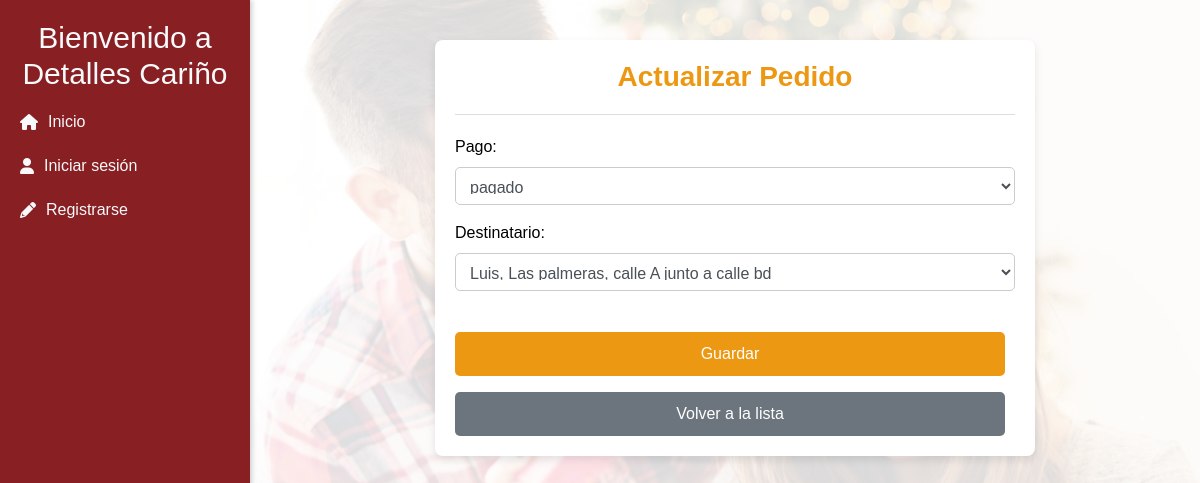
Page /pedidos/editar/5 on the committed database.
### pedidos/models.py (models this page shows, shortened)
class Pedido(models.Model):
    OPC_ESTADO_PEDIDO = [("carrito", "Carrito"),("enviado", "Enviado"),("entregado", "Entregado")]
    estado = models.CharField(max_length=15, choices=OPC_ESTADO_PEDIDO, default="carrito")
    fecha = models.DateTimeField(auto_now_add=True)
    cliente = models.ForeignKey(Cliente, on_delete=models.CASCADE, related_name="clientes", null=True, blank=True)
    pago = models.ForeignKey(Pago, on_delete=models.CASCADE, related_name="pagos", null=True, blank=True)
    destinatario = models.ForeignKey(Destinatario, on_delete=models.CASCADE, related_name="destinatarios", null=True, blank=True)

### pedidos/views.py (the view)
# urls.py: path('pedidos/editar/<int:pedido_id>', detalle_pedido, name='detalle_pedido'),                      #Cargar Datos
def detalle_pedido(request, pedido_id):
    pedido = get_object_or_404(Pedido, id=pedido_id)
    formulario = PedidoForm(instance=pedido)  # Cargar el formulario con los datos del pedido
    contenido = {
        'formulario': formulario,
        'pedido': pedido,
        'cliente': request.cliente,  # Llama al cliente del middleware
    }
    return render(request, 'pedidos/editar.html', contenido)

### pedidos/forms.py
class PedidoForm(forms.ModelForm):
    class Meta:
        model = Pedido
        fields = ['pago', 'destinatario']
        widgets = {
            'estado': forms.Select(attrs={'class': 'form-control'}),
            'cliente': forms.Select(attrs={'class': 'form-control'}),
            'pago': forms.Select(attrs={'class': 'form-control'}),
            'destinatario': forms.Select(attrs={'class': 'form-control'}),
        }

### pedidos/models.py (called while the page is built)
    def __str__(self) -> str:
        return f"{self.nombre}, {self.direccion}"

    def __str__(self) -> str:
        return f"{self.estado}"

### templates/pedidos/editar.html (shortened to what this page needs)
{% extends 'menu.html' %}
{% block content %}
  <div class="frm_container">
    <h1>Actualizar Pedido</h1>
    <hr>
    <form method="post" action="{% url 'editar_pedido' pedido.id %}">
      {{ formulario.as_p }}
      <input type="submit" value="Guardar" class="btn btn-primary">
      <a href="{% url 'pedidos' %}" class="btn btn-secondary mt-3">Volver a la lista</a>
    </form>
  </div>
{% endblock %}

### static/css/main.css (style rules this page uses)
body { font-family: Arial, sans-serif; color: #000000; position: relative; }
body::before { content: ""; position: fixed; top: 0; left: 0; width: 100%; height: 100vh; background-image: url("../img/bg-main.jpg"); background-size: cover; background-position: center; background-repeat: no-repeat; z-index: -1; }
body::after { content: ""; position: fixed; top: 0; left: 0; width: 100%; height: 100%; background-color: rgba(255, 255, 255, 0.85); z-index: -1; }
.btn { padding: 10px 20px; font-size: 16px; border: none; border-radius: 5px; cursor: pointer; transition: background-color 0.3s ease; margin-right: 10px; }
.frm_container { background-color: #fff; padding: 20px; border-radius: 8px; box-shadow: 0 4px 8px rgba(0, 0, 0, 0.1); max-width: 600px; margin: 20px auto; }
.frm_container h1 { font-size: 28px; color: #ec9813; font-weight: bold; text-align: center; margin-bottom: 20px; }
.frm_container hr { border: 0; height: 1px; background-color: #ddd; margin-bottom: 20px; }
.frm_container form { display: flex; flex-direction: column; }
.frm_container input[type="submit"] { margin-top: 25px; background-color: #ec9813; color: white; border: none; border-radius: 5px; padding: 10px 20px; font-size: 16px; cursor: pointer; transition: background-color 0.3s ease, transform 0.3s ease; }
.form-control { width: 100%; padding: 10px; border-radius: 5px; border: 1px solid #ccc; font-size: 16px; }
a { color: #ec9813; text-decoration: none; }
.btn-primary { background-color: #ec9813; color: #fff; padding: 10px 20px; border: none; border-radius: 5px; cursor: pointer; font-size: 16px; transition: background-color 0.3s ease, transform 0.3s ease; margin-top: 15px; }

### rows in the picture
Pedido: pago "pagado", destinatario "Luis, Las palmeras, calle A junto a calle bd"
